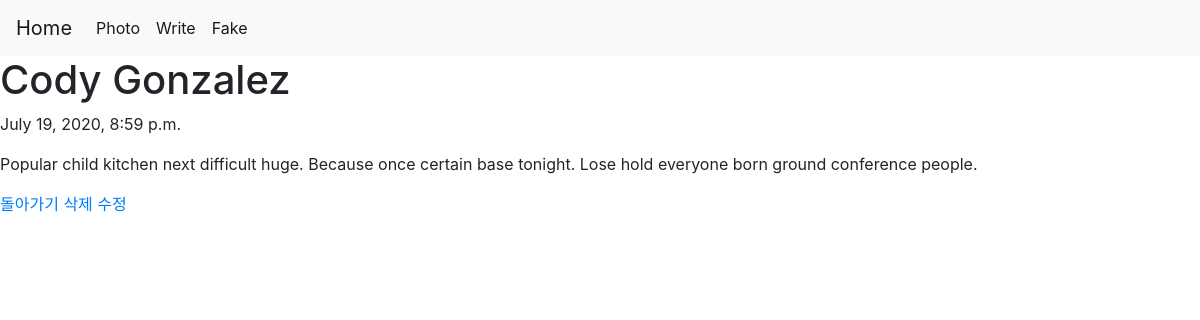
The page /blog/9/ on the database its author committed.
### blog/models.py (models this page shows, shortened)
class Blog(models.Model):
    title = models.CharField(max_length=200)
    pub_date = models.DateTimeField('date published')
    body = models.TextField()

### blog/views.py (the view)
# urls.py: path('<int:blog_id>/', views.detail, name = 'detail'),
def detail(request, blog_id):
    blog_detail = get_object_or_404(Blog, pk=blog_id)
    return render(request, 'detail.html', {'blog': blog_detail})

### blog/templates/detail.html
{% extends 'base.html' %}
{% block content %}
<h1>{{ blog.title }}</h1>
<p>{{ blog.pub_date }}</p>
<p>{{ blog.body }}</p>
<a href="{% url 'blog' %}">돌아가기</a>
<a href="{% url 'delete' blog.id %}">삭제</a>
<a href="{% url 'update' blog.id %}">수정</a>
{% endblock %}

### rows shown on the page
Blog: title "Cody Gonzalez", pub_date "July 19, 2020, 8:59 p.m.", body "Popular child kitchen next difficult huge. Because once certain base tonight. Lose hold everyone born ground conference people."
